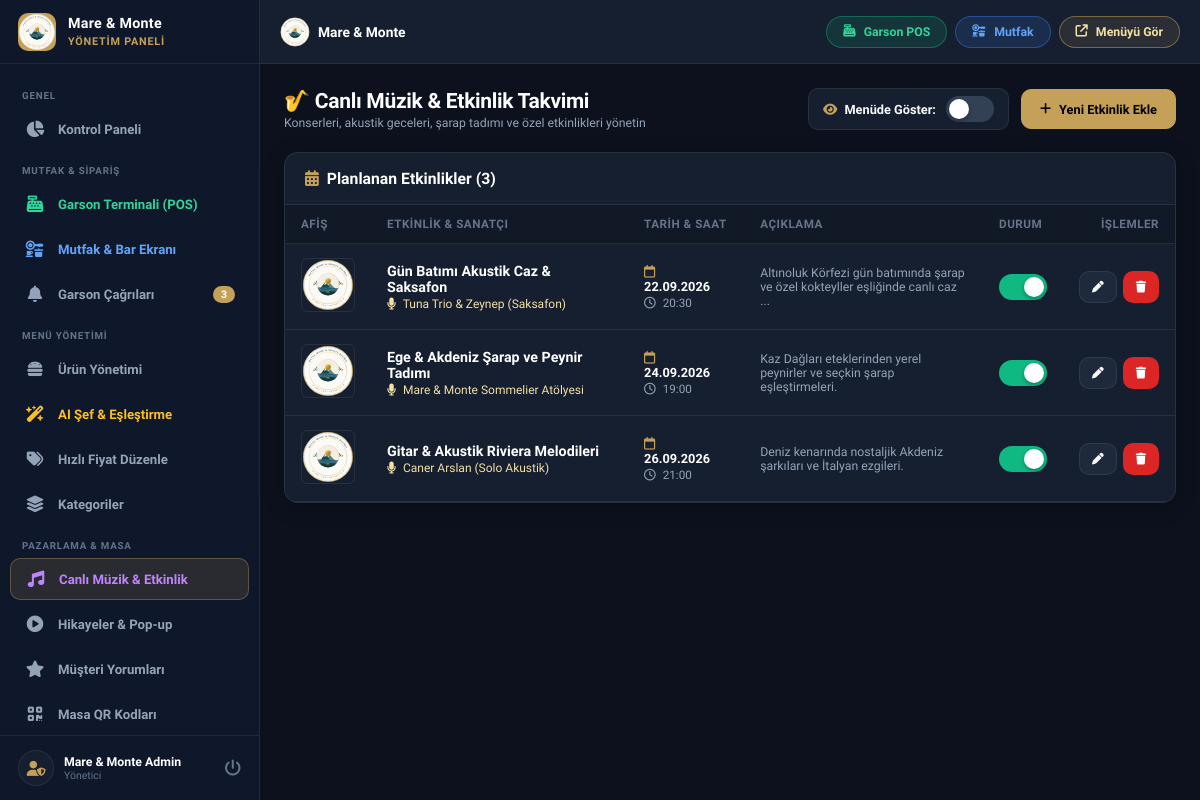
Page /admin/events.php (signed in) on the committed database.
### tables this page shows
CREATE TABLE events (
        id INTEGER PRIMARY KEY AUTOINCREMENT,
        title VARCHAR(200) NOT NULL,
        performer VARCHAR(150) DEFAULT '',
        event_date DATE,
        event_time VARCHAR(20) DEFAULT '20:30',
        description TEXT,
        image VARCHAR(255) DEFAULT '',
        is_active INT DEFAULT 1,
        sort_order INT DEFAULT 0,
        created_at DATETIME DEFAULT CURRENT_TIMESTAMP
    );

### admin/events.php (the view, shortened to what this page needs)
<?php
require_once __DIR__ . '/header.php';
$events = $pdo->query("SELECT * FROM events ORDER BY event_date ASC, sort_order ASC, id ASC")->fetchAll();
?>
<div class="page-header">
    <div class="page-title">
        <h1>🎷 Canlı Müzik &amp; Etkinlik Takvimi</h1>
        <p>Konserleri, akustik geceleri, şarap tadımı ve özel etkinlikleri yönetin</p>
    </div>
    <div style="display: flex; align-items: center; gap: 12px; flex-wrap: wrap;">
        <div style="display: flex; align-items: center; gap: 10px; background: var(--bg-card); padding: 7px 14px; border-radius: var(--radius-sm); border: 1px solid var(--border);">
            <span style="font-size: 0.85rem; font-weight: 600; color: var(--text-main);">
                <i class="fas fa-eye" style="color:var(--primary);margin-right:4px;"></i> Menüde Göster:
            </span>
            <label class="switch" style="margin: 0;">
                <span class="slider"></span>
            </label>
        </div>
        <button type="button" class="btn btn-primary" onclick="openEventModal()">
            <i class="fas fa-plus"></i> Yeni Etkinlik Ekle
        </button>
    </div>
</div>
<div class="card">
    <div class="card-header">
        <h3 class="card-title"><i class="fas fa-calendar-days" style="color:var(--primary);"></i> Planlanan Etkinlikler (<?php echo count($events); ?>)</h3>
    </div>
    <div class="card-body" style="padding: 0;">
        <div class="table-responsive desktop-table-view">
            <table class="admin-table">
                <thead>
                    <tr>
                        <th style="width: 70px;">Afiş</th>
                        <th>Etkinlik &amp; Sanatçı</th>
                        <th>Tarih &amp; Saat</th>
                        <th>Açıklama</th>
                        <th>Durum</th>
                        <th style="text-align: right;">İşlemler</th>
                    </tr>
                </thead>
                <tbody>
                    <?php if (empty($events)): ?>
                        <tr>
                            <td colspan="6" style="text-align: center; padding: 36px; color: var(--text-dim);">
                                Henüz planlanmış etkinlik bulunmuyor. Yeni bir tane ekleyebilirsiniz!
                            </td>
                        </tr>
                    <?php else: ?>
                        <?php foreach ($events as $ev): ?>
                            <tr id="row-event-<?php echo $ev['id']; ?>">
                                <td>
                                    <img src="<?php echo htmlspecialchars($ev['image'] ?: '../assets/images/maremonte_logo.svg'); ?>" alt="" style="width: 54px; height: 54px; object-fit: cover; border-radius: var(--radius-xs); border: 1px solid var(--border);" onerror="this.src='../assets/images/maremonte_logo.svg'">
                                </td>
                                <td>
                                    <div style="font-weight: 800; color: #fff; font-size: 0.95rem; margin-bottom: 2px;">
                                        <?php echo htmlspecialchars($ev['title']); ?>
                                    </div>
                                    <?php if (!empty($ev['performer'])): ?>
                                        <div style="font-size: 0.8rem; color: var(--primary-light);">
                                            <i class="fas fa-microphone" style="margin-right: 4px;"></i> <?php echo htmlspecialchars($ev['performer']); ?>
                                        </div>
                                    <?php endif; ?>
                                </td>
                                <td>
                                    <div style="font-weight: 700; color: #fff; font-size: 0.85rem;">
                                        <i class="far fa-calendar" style="color:var(--primary); margin-right: 4px;"></i>
                                        <?php echo date('d.m.Y', strtotime($ev['event_date'])); ?>
                                    </div>
                                    <div style="font-size: 0.78rem; color: var(--text-muted); margin-top: 2px;">
                                        <i class="far fa-clock" style="margin-right: 4px;"></i> <?php echo htmlspecialchars($ev['event_time']); ?>
                                    </div>
                                </td>
                                <td style="color: var(--text-muted); font-size: 0.82rem; max-width: 260px;">
                                    <?php echo htmlspecialchars(mb_strimwidth($ev['description'] ?? '', 0, 80, '...')); ?>
                                </td>
                                <td>
                                    <label class="switch">
                                        <span class="slider"></span>
                                    </label>
                                </td>
                                <td style="text-align: right;">
                                    <div style="display: inline-flex; gap: 6px;">
                                        <button type="button" class="btn btn-secondary btn-sm" onclick='editEvent(<?php echo json_encode($ev); ?>)' title="Düzenle">
                                            <i class="fas fa-pen"></i>
                                        </button>
                                        <button type="button" class="btn btn-danger btn-sm" onclick="deleteEvent(<?php echo $ev['id']; ?>)" title="Sil">
                                            <i class="fas fa-trash"></i>
                                        </button>
                                    </div>
                                </td>
                            </tr>
                        <?php endforeach; ?>
                    <?php endif; ?>
                </tbody>
            </table>
        </div>
    </div>
</div>
<?php require_once __DIR__ . '/footer.php'; ?>

### assets/css/admin.css (style rules this page uses)
:root { --primary: #C5A059; --primary-rgb: 197, 160, 89; --primary-hover: #B38E46; --primary-light: #F3E0A5; --primary-dark: #8C6D37; --bg-dark: #090D16; --bg-sidebar: #0F172A; --bg-body: #0C111D; --bg-card: #161F30; --bg-card-hover: #1E293B; --bg-input: #1E293B; --text-main: #F8FAFC; --text-muted: #94A3B8; --text-dim: #64748B; --border: rgba(255, 255, 255, 0.08); --border-focus: rgba(197, 160, 89, 0.5); --success: #10B981; --danger: #EF4444; --warning: #F59E0B; --info: #3B82F6; --radius-xs: 6px; --radius-sm: 10px; --radius-md: 14px; --radius-lg: 20px; --radius-full: 9999px; --sidebar-width: 260px; --header-height: 64px; --bottom-nav-height: 64px; }
*, *::before, *::after { box-sizing: border-box; margin: 0; padding: 0; -webkit-tap-highlight-color: transparent; }
html { font-family: 'Plus Jakarta Sans', -apple-system, BlinkMacSystemFont, sans-serif; font-size: 15px; background-color: var(--bg-body); color: var(--text-main); -webkit-font-smoothing: antialiased; }
body { min-height: 100vh; width: 100%; overflow-x: hidden; background-color: var(--bg-body); color: var(--text-main); display: flex; }
.page-header { display: flex; align-items: center; justify-content: space-between; margin-bottom: 22px; flex-wrap: wrap; gap: 14px; }
.page-title h1 { font-size: 1.4rem; font-weight: 800; color: #fff; letter-spacing: -0.3px; }
.page-title p { font-size: 0.82rem; color: var(--text-muted); margin-top: 3px; }
.card { background: var(--bg-card); border: 1px solid var(--border); border-radius: var(--radius-md); overflow: hidden; box-shadow: 0 4px 20px rgba(0,0,0,0.25); margin-bottom: 22px; width: 100%; box-sizing: border-box; }
.card-header { padding: 16px 20px; border-bottom: 1px solid var(--border); display: flex; align-items: center; justify-content: space-between; flex-wrap: wrap; gap: 10px; }
.card-title { font-size: 1.05rem; font-weight: 700; color: #fff; display: flex; align-items: center; gap: 8px; }
.card-body { padding: 20px; box-sizing: border-box; }
.btn { display: inline-flex; align-items: center; gap: 8px; padding: 10px 18px; border-radius: var(--radius-sm); font-family: inherit; font-size: 0.85rem; font-weight: 700; cursor: pointer; text-decoration: none; border: 1px solid transparent; transition: all 0.2s ease; min-height: 40px; }
.btn-primary { background: var(--primary); color: #000; border-color: var(--primary); }
.btn-secondary { background: var(--bg-input); color: var(--text-main); border-color: var(--border); }
.btn-danger { background: #dc2626; color: #fff; }
.btn-sm { padding: 6px 12px; font-size: 0.78rem; min-height: 32px; }
.switch { position: relative; display: inline-block; width: 48px; height: 26px; flex-shrink: 0; }
.slider { position: absolute; cursor: pointer; inset: 0; background-color: #334155; transition: .3s cubic-bezier(0.4, 0, 0.2, 1); border-radius: 26px; }
.slider:before { position: absolute; content: ""; height: 20px; width: 20px; left: 3px; bottom: 3px; background-color: white; transition: .3s cubic-bezier(0.4, 0, 0.2, 1); border-radius: 50%; box-shadow: 0 2px 4px rgba(0,0,0,0.3); }
input:checked + .slider { background-color: var(--success); }
input:checked + .slider:before { transform: translateX(22px); }
.table-responsive { width: 100%; overflow-x: auto; -webkit-overflow-scrolling: touch; }
.admin-table { width: 100%; border-collapse: collapse; text-align: left; }
.admin-table th { background: rgba(0, 0, 0, 0.2); padding: 12px 16px; font-size: 0.78rem; font-weight: 700; color: var(--text-dim); text-transform: uppercase; letter-spacing: 0.5px; border-bottom: 1px solid var(--border); white-space: nowrap; }
.admin-table td { padding: 14px 16px; border-bottom: 1px solid var(--border); font-size: 0.88rem; vertical-align: middle; }
.desktop-table-view { display: block; }

### rows in the picture
events: title "Gün Batımı Akustik Caz & Saksafon", performer "Tuna Trio & Zeynep (Saksafon)", event_date "22.09.2026", event_time "20:30", description "Altınoluk Körfezi gün batımında şarap ve özel kokteyller eşliğinde canlı caz ..."
events: title "Ege & Akdeniz Şarap ve Peynir Tadımı", performer "Mare & Monte Sommelier Atölyesi", event_date "24.09.2026", event_time "19:00", description "Kaz Dağları eteklerinden yerel peynirler ve seçkin şarap eşleştirmeleri."
events: title "Gitar & Akustik Riviera Melodileri", performer "Caner Arslan (Solo Akustik)", event_date "26.09.2026", event_time "21:00", description "Deniz kenarında nostaljik Akdeniz şarkıları ve İtalyan ezgileri."

### other values in the picture
$pendingCallsCount "3"
$adminName "Mare & Monte Admin"
count($events) "3"
